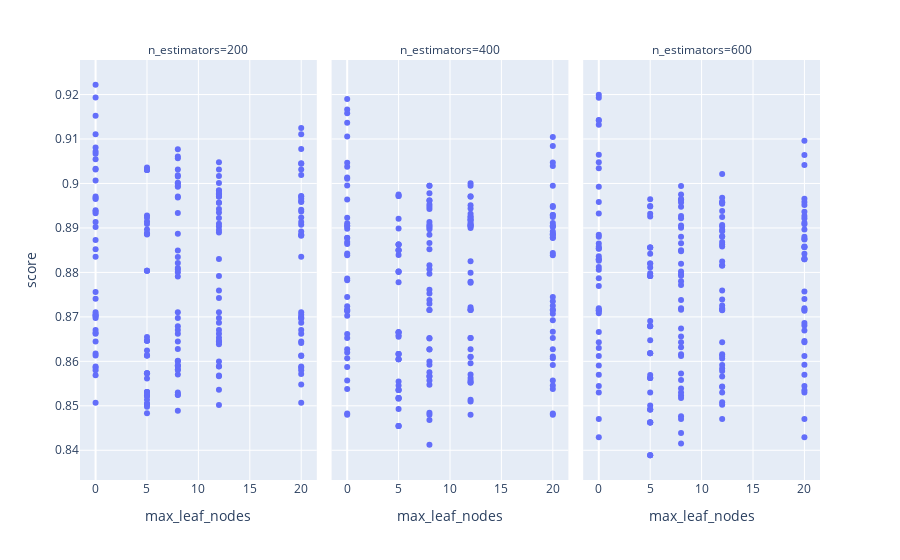

Notebook source saved alongside this figure:
### Code cell
fig = px.scatter(param_sweep_df, x='max_leaf_nodes', y='score',facet_col='n_estimators')
fig.show()

### Figure 1 — Plotly figure (JSON) as saved in the notebook; plotly's stock layout.template omitted (floating-point values rounded to 4 significant figures; data arrays with more than 128 entries replaced by an {"elided": "..."} marker saying what was removed)
{"data": [{"hovertemplate": "n_estimators=200<br>max_leaf_nodes=%{x}<br>score=%{y}<extra></extra>", "legendgroup": "", "marker": {"color": "#636efa", "symbol": "circle"}, "mode": "markers", "name": "", "orientation": "v", "showlegend": false, "type": "scatter", "x": {"elided": "200 int values"}, "xaxis": "x", "y": {"elided": "200 float values"}, "yaxis": "y"}, {"hovertemplate": "n_estimators=400<br>max_leaf_nodes=%{x}<br>score=%{y}<extra></extra>", "legendgroup": "", "marker": {"color": "#636efa", "symbol": "circle"}, "mode": "markers", "name": "", "orientation": "v", "showlegend": false, "type": "scatter", "x": {"elided": "200 int values"}, "xaxis": "x2", "y": {"elided": "200 float values"}, "yaxis": "y2"}, {"hovertemplate": "n_estimators=600<br>max_leaf_nodes=%{x}<br>score=%{y}<extra></extra>", "legendgroup": "", "marker": {"color": "#636efa", "symbol": "circle"}, "mode": "markers", "name": "", "orientation": "v", "showlegend": false, "type": "scatter", "x": {"elided": "200 int values"}, "xaxis": "x3", "y": {"elided": "200 float values"}, "yaxis": "y3"}], "layout": {"annotations": [{"font": {}, "showarrow": false, "text": "n_estimators=200", "x": 0.16, "xanchor": "center", "xref": "paper", "y": 1, "yanchor": "bottom", "yref": "paper"}, {"font": {}, "showarrow": false, "text": "n_estimators=400", "x": 0.5, "xanchor": "center", "xref": "paper", "y": 1, "yanchor": "bottom", "yref": "paper"}, {"font": {}, "showarrow": false, "text": "n_estimators=600", "x": 0.84, "xanchor": "center", "xref": "paper", "y": 1, "yanchor": "bottom", "yref": "paper"}], "legend": {"tracegroupgap": 0}, "margin": {"t": 60}, "xaxis": {"anchor": "y", "domain": [0, 0.32], "title": {"text": "max_leaf_nodes"}}, "xaxis2": {"anchor": "y2", "domain": [0.34, 0.66], "matches": "x", "title": {"text": "max_leaf_nodes"}}, "xaxis3": {"anchor": "y3", "domain": [0.68, 1.0], "matches": "x", "title": {"text": "max_leaf_nodes"}}, "yaxis": {"anchor": "x", "domain": [0, 1], "title": {"text": "score"}}, "yaxis2": {"anchor": "x2", "domain": [0, 1], "matches": "y", "showticklabels": false}, "yaxis3": {"anchor": "x3", "domain": [0, 1], "matches": "y", "showticklabels": false}}}
